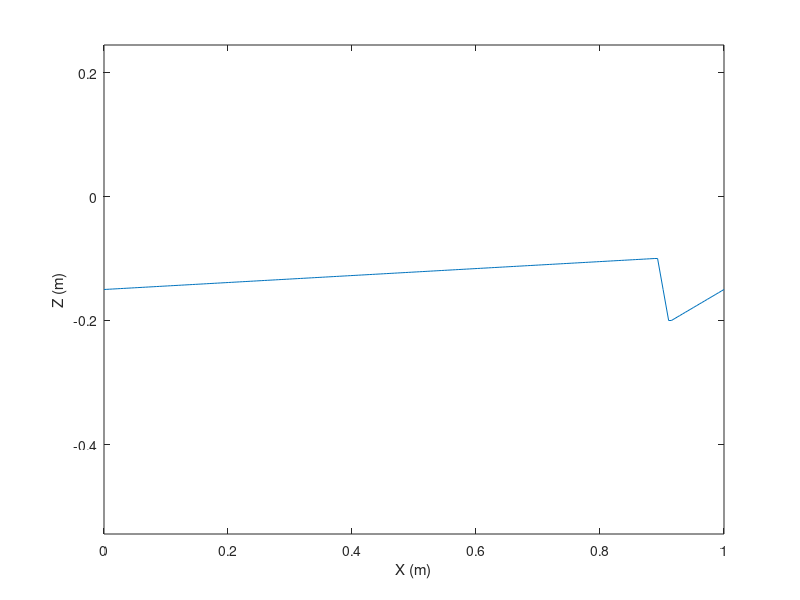

Source code (MATLAB): (Note: this script raises an error after producing the figure.)
clc
clear
close all
%%

% Params
nominal_x = 0;
nominal_z = -0.15;

loading_z = -0.10;
launching_z = -0.20;

z_load = linspace(nominal_z, loading_z, 200);
z_launch = linspace(loading_z, launching_z, 5);
z_return = linspace(launching_z, nominal_z, 20);

z = [z_load, z_launch, z_return];
x = nominal_x * ones(size(z));
y = zeros(size(z));
t = linspace(0, 1.0, size(z, 2));

pos_traj = [x; y; z];

figure
title("Z Position Trajectory")
plot(t, z)
xlabel("X (m)")
ylabel("Z (m)")
axis equal

vel_traj = zeros(size(pos_traj));
% vel_traj = [diff(pos_traj(1,:))./diff(t), 0;
%             diff(pos_traj(2,:))./diff(t), 0;
%             diff(pos_traj(3,:))./diff(t), 0];
% 
% figure
% title("Z Velocity Trajectory")
% plot(t, vel_traj(3,:))
% xlabel("Vx (m/s)")
% ylabel("Vz (m/s)")
% axis equal

force_traj = zeros(size(pos_traj));

t = floor(t * 1E3);

output = [];
for leg = 0:3

    sz = size(t);
    leg_id = leg * ones(sz);
    control_mode = 3*ones(sz);
    input_mode = 1*ones(sz);

    output = [output;
              t', leg_id', control_mode', input_mode', pos_traj', vel_traj', force_traj']

end

writematrix(output, 'jump.txt', 'Delimiter', ' ');


